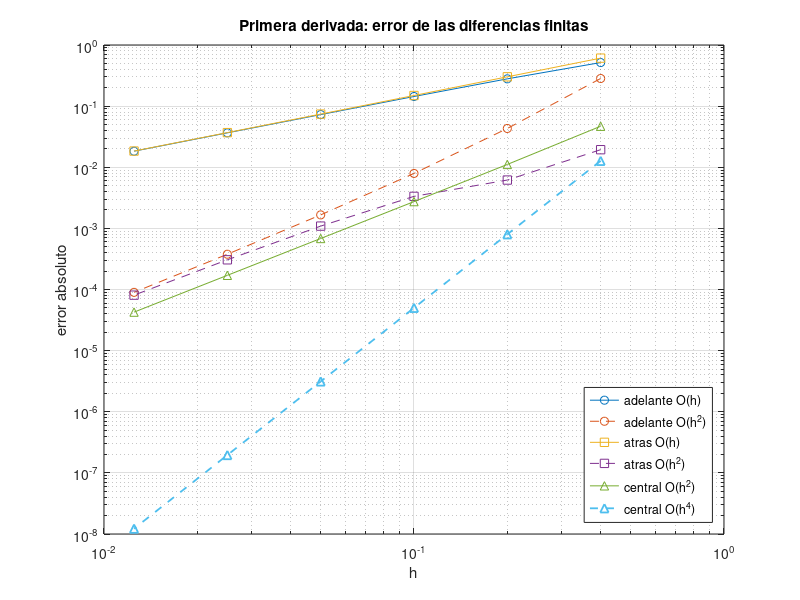
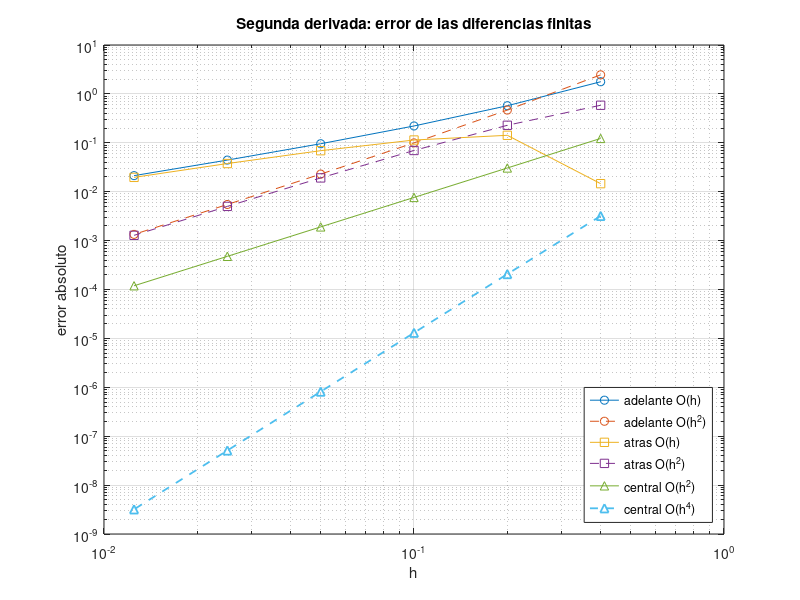

Write the MATLAB code that produced these figures, in order.
% EJ_09_DIFERENCIACION_NUMERICA
% Primera y segunda derivada de f(x) = exp(x) sin(x) en x0 = 1 con diferencias
% finitas, y estudio del error al reducir el paso h.
%
%   f'(x)  = exp(x) (sin x + cos x)
%   f''(x) = 2 exp(x) cos x
%
% Notacion: h = paso, f_k = f(x0 + k h)  (f_0 = f(x0), f_1 = f(x0+h),
% f_{-1} = f(x0-h), etc.)
%
% PRIMERA DERIVADA
%   adelante  O(h)    f'(x0) ~ ( f_1 - f_0 ) / h
%   adelante  O(h^2)  f'(x0) ~ ( -3 f_0 + 4 f_1 - f_2 ) / (2h)
%   atras     O(h)    f'(x0) ~ ( f_0 - f_{-1} ) / h
%   atras     O(h^2)  f'(x0) ~ ( 3 f_0 - 4 f_{-1} + f_{-2} ) / (2h)
%   central   O(h^2)  f'(x0) ~ ( f_1 - f_{-1} ) / (2h)
%   central   O(h^4)  f'(x0) ~ ( -f_2 + 8 f_1 - 8 f_{-1} + f_{-2} ) / (12h)
%
% SEGUNDA DERIVADA
%   adelante  O(h)    f''(x0) ~ ( f_0 - 2 f_1 + f_2 ) / h^2
%   adelante  O(h^2)  f''(x0) ~ ( 2 f_0 - 5 f_1 + 4 f_2 - f_3 ) / h^2
%   atras     O(h)    f''(x0) ~ ( f_0 - 2 f_{-1} + f_{-2} ) / h^2
%   atras     O(h^2)  f''(x0) ~ ( 2 f_0 - 5 f_{-1} + 4 f_{-2} - f_{-3} ) / h^2
%   central   O(h^2)  f''(x0) ~ ( f_1 - 2 f_0 + f_{-1} ) / h^2
%   central   O(h^4)  f''(x0) ~ ( -f_2 + 16 f_1 - 30 f_0 + 16 f_{-1} - f_{-2} ) / (12 h^2)
%
% Ejecutar:  run('ejemplos/ej_09_diferenciacion_numerica.m')

clear; clc; close all;

f = @(x) exp(x) .* sin(x);
x0 = 1;
d1 = exp(x0) * (sin(x0) + cos(x0));        % derivada exacta
d2 = 2 * exp(x0) * cos(x0);                % segunda derivada exacta

h = 0.4 ./ 2.^(0:5);                       % pasos: 0.4, 0.2, 0.1, ...

% Valores de f en los puntos x0 + k h (h es un vector: se evalua para todos
% los h a la vez)
fm3 = f(x0 - 3*h);  fm2 = f(x0 - 2*h);  fm1 = f(x0 - h);
f0  = f(x0);
f1  = f(x0 + h);    f2  = f(x0 + 2*h);  f3  = f(x0 + 3*h);

%% Primera derivada
d1_ad1 = (f1 - f0) ./ h;                              % adelante O(h)
d1_ad2 = (-3*f0 + 4*f1 - f2) ./ (2*h);                % adelante O(h^2)
d1_at1 = (f0 - fm1) ./ h;                             % atras    O(h)
d1_at2 = (3*f0 - 4*fm1 + fm2) ./ (2*h);               % atras    O(h^2)
d1_ce2 = (f1 - fm1) ./ (2*h);                         % central  O(h^2)
d1_ce4 = (-f2 + 8*f1 - 8*fm1 + fm2) ./ (12*h);        % central  O(h^4)

%% Segunda derivada
d2_ad1 = (f0 - 2*f1 + f2) ./ h.^2;                    % adelante O(h)
d2_ad2 = (2*f0 - 5*f1 + 4*f2 - f3) ./ h.^2;           % adelante O(h^2)
d2_at1 = (f0 - 2*fm1 + fm2) ./ h.^2;                  % atras    O(h)
d2_at2 = (2*f0 - 5*fm1 + 4*fm2 - fm3) ./ h.^2;        % atras    O(h^2)
d2_ce2 = (f1 - 2*f0 + fm1) ./ h.^2;                   % central  O(h^2)
d2_ce4 = (-f2 + 16*f1 - 30*f0 + 16*fm1 - fm2) ./ (12*h.^2);   % central O(h^4)

%% Errores absolutos
E1 = abs([d1_ad1; d1_ad2; d1_at1; d1_at2; d1_ce2; d1_ce4] - d1);   % 6 x length(h)
E2 = abs([d2_ad1; d2_ad2; d2_at1; d2_at2; d2_ce2; d2_ce4] - d2);

nombres = {'adelante O(h)', 'adelante O(h^2)', 'atras O(h)', ...
           'atras O(h^2)', 'central O(h^2)', 'central O(h^4)'};
teorico = [1 2 1 2 2 4];

% Orden observado con los dos h mas pequenos: log2(e(h) / e(h/2))
% (con h grandes el error todavia no sigue su comportamiento asintotico)
orden = @(e) log2(e(end-1) / e(end));

%% Resultados
fprintf('f''(1)  exacta = %.8f\n', d1);
fprintf('f''''(1) exacta = %.8f\n\n', d2);

fprintf('Primera derivada, errores absolutos:\n');
fprintf('     h      ad O(h)   ad O(h^2)   at O(h)   at O(h^2)  cen O(h^2)  cen O(h^4)\n');
fprintf('%8.5f %10.3e %10.3e %10.3e %10.3e %10.3e %10.3e\n', [h; E1]);

fprintf('\nSegunda derivada, errores absolutos:\n');
fprintf('     h      ad O(h)   ad O(h^2)   at O(h)   at O(h^2)  cen O(h^2)  cen O(h^4)\n');
fprintf('%8.5f %10.3e %10.3e %10.3e %10.3e %10.3e %10.3e\n', [h; E2]);

fprintf('\nOrden observado (teorico entre parentesis):\n');
for j = 1:6
    fprintf('  %-16s  f'': %5.2f (%d)    f'''': %5.2f (%d)\n', nombres{j}, ...
            orden(E1(j, :)), teorico(j), orden(E2(j, :)), teorico(j));
end

%% Graficas
figure;
loglog(h, E1(1,:), 'o-', h, E1(2,:), 'o--', h, E1(3,:), 's-', h, E1(4,:), 's--', ...
       h, E1(5,:), '^-', h, E1(6,:), '^--', 'LineWidth', 1.3);
xlabel('h'); ylabel('error absoluto'); grid on;
legend(nombres, 'Location', 'southeast');
title('Primera derivada: error de las diferencias finitas');

figure;
loglog(h, E2(1,:), 'o-', h, E2(2,:), 'o--', h, E2(3,:), 's-', h, E2(4,:), 's--', ...
       h, E2(5,:), '^-', h, E2(6,:), '^--', 'LineWidth', 1.3);
xlabel('h'); ylabel('error absoluto'); grid on;
legend(nombres, 'Location', 'southeast');
title('Segunda derivada: error de las diferencias finitas');
